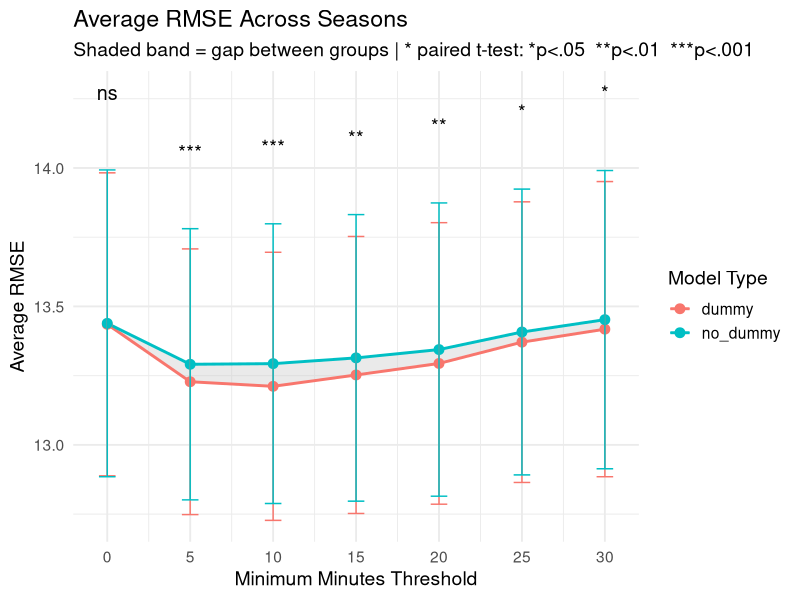
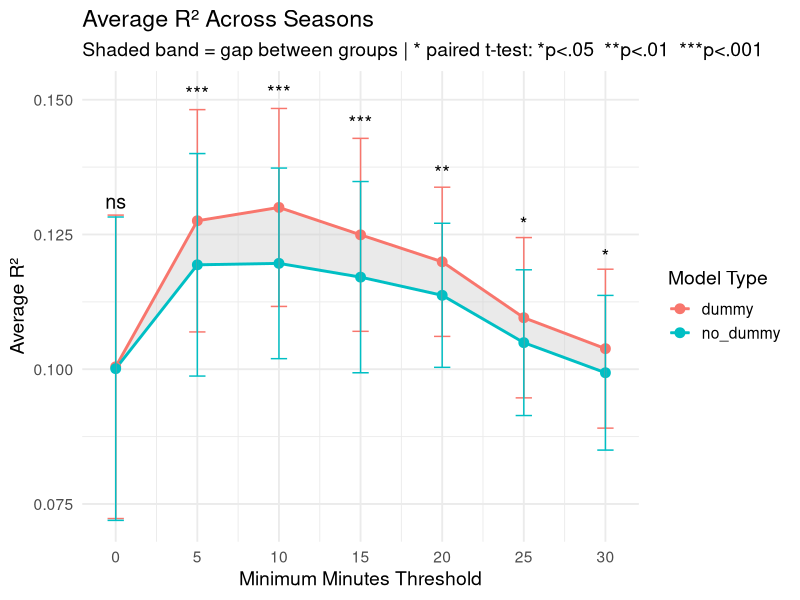
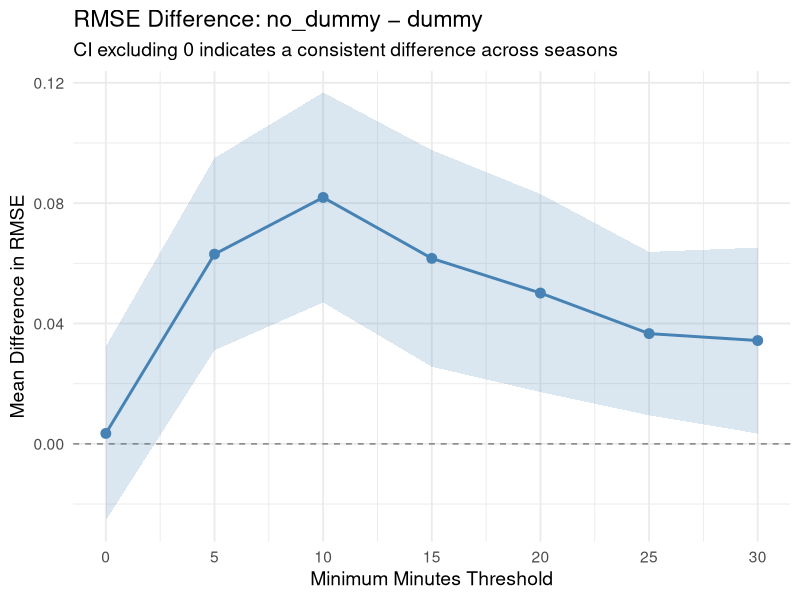
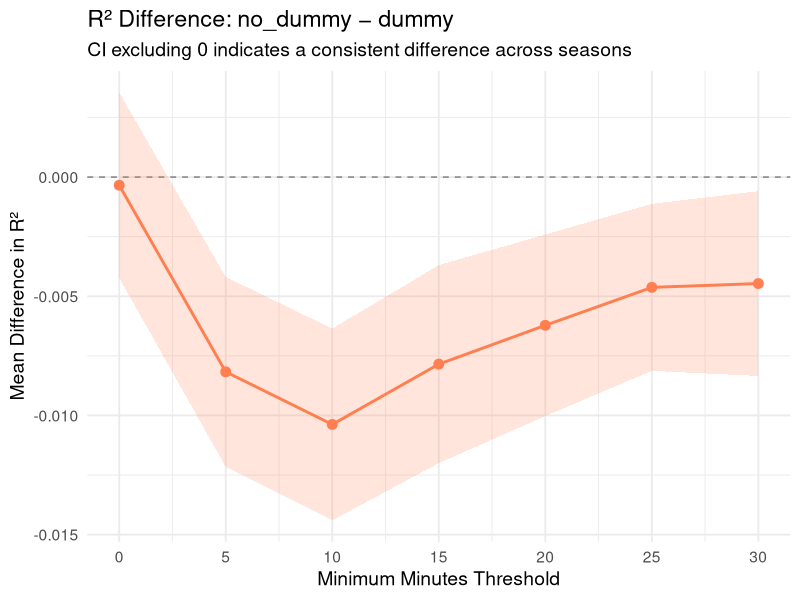
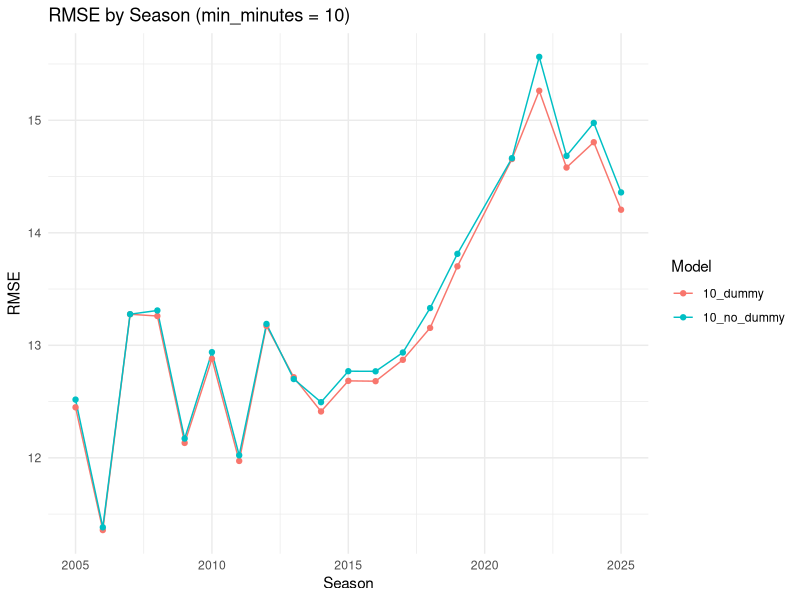
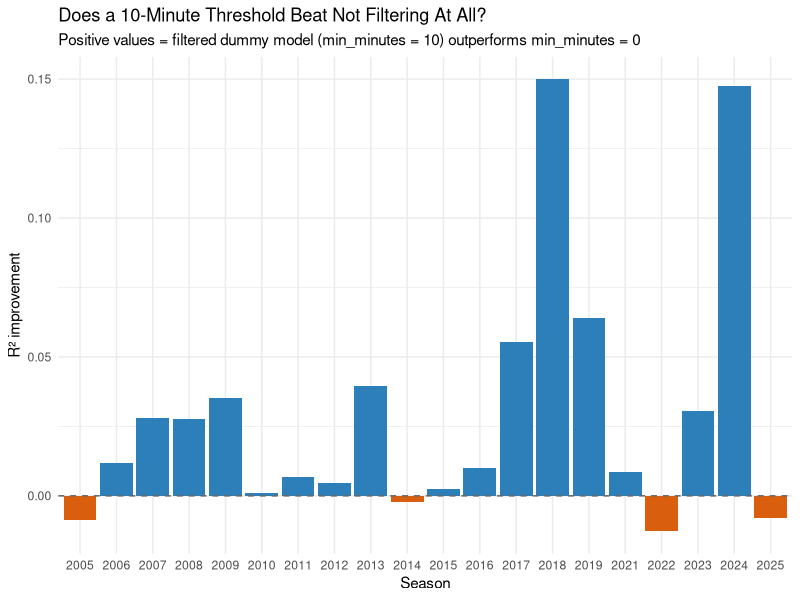
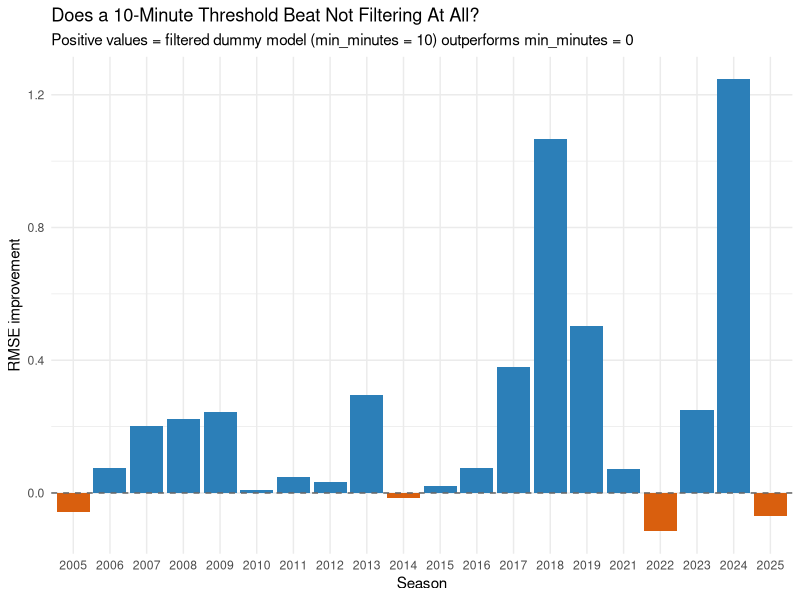
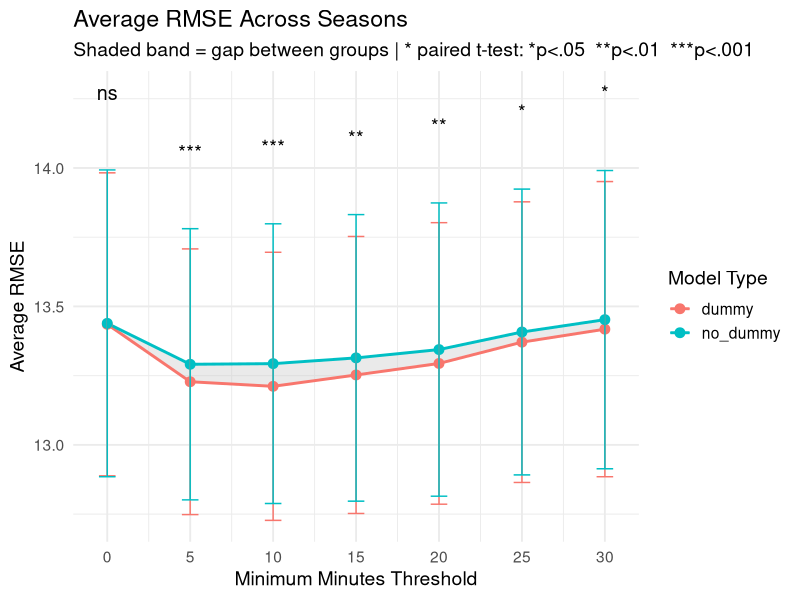

Here is the R script that generated these plots, in order:
library(tidyverse)

setwd("/Users/kennywatts/Documents/GitHub/Dummy-rapm")

# -----------------------------
# Load data
# -----------------------------
results <- read_csv("May_27_Model_Results.csv")

# -----------------------------
# Summary Table
# -----------------------------
summary_table <- results %>%
  group_by(model_type, min_minutes) %>%
  summarise(
    mean_RMSE = sprintf("%.2f", mean(RMSE, na.rm = TRUE)),
    sd_RMSE   = round(sd(RMSE, na.rm = TRUE), 2),
    mean_R2   = round(mean(R2, na.rm = TRUE), 3),
    sd_R2     = round(sd(R2, na.rm = TRUE), 3),
    n = n(),
    .groups = "drop"
  )

# -----------------------------
# Summarize across seasons
# -----------------------------
summary_results <- results %>%
  group_by(model_type, min_minutes) %>%
  summarise(
    mean_RMSE = mean(RMSE, na.rm = TRUE),
    sd_RMSE   = sd(RMSE, na.rm = TRUE),
    se_RMSE   = sd_RMSE / sqrt(n()),
    ci_RMSE   = qt(0.975, df = n() - 1) * se_RMSE,
    mean_R2   = mean(R2, na.rm = TRUE),
    sd_R2     = sd(R2, na.rm = TRUE),
    se_R2     = sd_R2 / sqrt(n()),
    ci_R2     = qt(0.975, df = n() - 1) * se_R2,
    n = n(),
    .groups = "drop"
  )

# -----------------------------
# Compute paired differences
# -----------------------------
diff_results <- results %>%
  select(season, model_type, min_minutes, RMSE, R2) %>%
  pivot_wider(names_from = model_type, values_from = c(RMSE, R2)) %>%
  mutate(
    diff_RMSE = RMSE_no_dummy - RMSE_dummy,
    diff_R2   = R2_no_dummy   - R2_dummy
  )

diff_summary <- diff_results %>%
  group_by(min_minutes) %>%
  summarise(
    mean_diff_RMSE = mean(diff_RMSE, na.rm = TRUE),
    se_diff_RMSE   = sd(diff_RMSE, na.rm = TRUE) / sqrt(n()),
    ci_diff_RMSE   = qt(0.975, df = n() - 1) * se_diff_RMSE,
    mean_diff_R2   = mean(diff_R2, na.rm = TRUE),
    se_diff_R2     = sd(diff_R2, na.rm = TRUE) / sqrt(n()),
    ci_diff_R2     = qt(0.975, df = n() - 1) * se_diff_R2,
    .groups = "drop"
  )

# -----------------------------
# Paired t-tests + significance labels
# -----------------------------
sig_results <- diff_results %>%
  group_by(min_minutes) %>%
  summarise(
    p_RMSE = t.test(diff_RMSE)$p.value,
    p_R2   = t.test(diff_R2)$p.value,
    .groups = "drop"
  ) %>%
  mutate(
    label_RMSE = case_when(
      p_RMSE < 0.001 ~ "***",
      p_RMSE < 0.01  ~ "**",
      p_RMSE < 0.05  ~ "*",
      TRUE           ~ "ns"
    ),
    label_R2 = case_when(
      p_R2 < 0.001 ~ "***",
      p_R2 < 0.01  ~ "**",
      p_R2 < 0.05  ~ "*",
      TRUE         ~ "ns"
    )
  )

# -----------------------------
# Ribbon data (gap between groups)
# -----------------------------
ribbon_data <- summary_results %>%
  select(model_type, min_minutes, mean_RMSE, mean_R2) %>%
  pivot_wider(names_from = model_type, values_from = c(mean_RMSE, mean_R2))

# -----------------------------
# Significance label positions
# -----------------------------
upper_env_RMSE <- summary_results %>%
  group_by(min_minutes) %>%
  summarise(label_y = max(mean_RMSE + ci_RMSE) * 1.02, .groups = "drop") %>%
  left_join(sig_results %>% select(min_minutes, label_RMSE), by = "min_minutes")

upper_env_R2 <- summary_results %>%
  group_by(min_minutes) %>%
  summarise(label_y = max(mean_R2 + ci_R2) * 1.02, .groups = "drop") %>%
  left_join(sig_results %>% select(min_minutes, label_R2), by = "min_minutes")

# -----------------------------
# Plot 1: RMSE with ribbon + significance
# -----------------------------
rmse_plot <- ggplot(summary_results, aes(x = min_minutes, y = mean_RMSE, color = model_type)) +
  geom_ribbon(
    data = ribbon_data,
    aes(x = min_minutes, ymin = mean_RMSE_dummy, ymax = mean_RMSE_no_dummy),
    inherit.aes = FALSE,
    fill = "gray80", alpha = 0.4
  ) +
  geom_line(linewidth = 1) +
  geom_point(size = 3) +
  geom_errorbar(aes(ymin = mean_RMSE - ci_RMSE, ymax = mean_RMSE + ci_RMSE), width = 1) +
  geom_text(
    data = upper_env_RMSE,
    aes(x = min_minutes, y = label_y, label = label_RMSE),
    inherit.aes = FALSE, size = 5, color = "black"
  ) +
  scale_x_continuous(breaks = seq(0, 30, by = 5)) +
  labs(
    title = "Average RMSE Across Seasons",
    subtitle = "Shaded band = gap between groups | * paired t-test: *p<.05  **p<.01  ***p<.001",
    x = "Minimum Minutes Threshold",
    y = "Average RMSE",
    color = "Model Type"
  ) +
  theme_minimal(base_size = 14)

# -----------------------------
# Plot 2: R² with ribbon + significance
# -----------------------------
r2_plot <- ggplot(summary_results, aes(x = min_minutes, y = mean_R2, color = model_type)) +
  geom_ribbon(
    data = ribbon_data,
    aes(x = min_minutes, ymin = mean_R2_dummy, ymax = mean_R2_no_dummy),
    inherit.aes = FALSE,
    fill = "gray80", alpha = 0.4
  ) +
  geom_line(linewidth = 1) +
  geom_point(size = 3) +
  geom_errorbar(aes(ymin = mean_R2 - ci_R2, ymax = mean_R2 + ci_R2), width = 1) +
  geom_text(
    data = upper_env_R2,
    aes(x = min_minutes, y = label_y, label = label_R2),
    inherit.aes = FALSE, size = 5, color = "black"
  ) +
  scale_x_continuous(breaks = seq(0, 30, by = 5)) +
  labs(
    title = "Average R² Across Seasons",
    subtitle = "Shaded band = gap between groups | * paired t-test: *p<.05  **p<.01  ***p<.001",
    x = "Minimum Minutes Threshold",
    y = "Average R²",
    color = "Model Type"
  ) +
  theme_minimal(base_size = 14)

# -----------------------------
# Plot 3: RMSE difference
# -----------------------------
rmse_diff_plot <- ggplot(diff_summary, aes(x = min_minutes, y = mean_diff_RMSE)) +
  geom_hline(yintercept = 0, linetype = "dashed", color = "gray50") +
  geom_ribbon(aes(ymin = mean_diff_RMSE - ci_diff_RMSE,
                  ymax = mean_diff_RMSE + ci_diff_RMSE),
              alpha = 0.2, fill = "steelblue") +
  geom_line(color = "steelblue", linewidth = 1) +
  geom_point(color = "steelblue", size = 3) +
  scale_x_continuous(breaks = seq(0, 30, by = 5)) +
  labs(
    title = "RMSE Difference: no_dummy − dummy",
    subtitle = "CI excluding 0 indicates a consistent difference across seasons",
    x = "Minimum Minutes Threshold",
    y = "Mean Difference in RMSE"
  ) +
  theme_minimal(base_size = 14)

# -----------------------------
# Plot 4: R² difference
# -----------------------------
r2_diff_plot <- ggplot(diff_summary, aes(x = min_minutes, y = mean_diff_R2)) +
  geom_hline(yintercept = 0, linetype = "dashed", color = "gray50") +
  geom_ribbon(aes(ymin = mean_diff_R2 - ci_diff_R2,
                  ymax = mean_diff_R2 + ci_diff_R2),
              alpha = 0.2, fill = "coral") +
  geom_line(color = "coral", linewidth = 1) +
  geom_point(color = "coral", size = 3) +
  scale_x_continuous(breaks = seq(0, 30, by = 5)) +
  labs(
    title = "R² Difference: no_dummy − dummy",
    subtitle = "CI excluding 0 indicates a consistent difference across seasons",
    x = "Minimum Minutes Threshold",
    y = "Mean Difference in R²"
  ) +
  theme_minimal(base_size = 14)

# Plot 5: Season by season differences

difference_by_season <- results %>%
  filter(min_minutes == 10) %>%
  ggplot(aes(x = season, y = RMSE, color = model_name, group = model_name)) +
  geom_line() +
  geom_point() +
  labs(
    title = "RMSE by Season (min_minutes = 10)",
    x = "Season",
    y = "RMSE",
    color = "Model"
  ) +
  theme_minimal()

# Plot 6: Does filtering (at any threshold) beat not filtering at all?
baseline_compare <- diff_results %>%
  group_by(season) %>%
  mutate(
    RMSE_baseline    = RMSE_dummy[min_minutes == 0],
    R2_baseline      = R2_dummy[min_minutes == 0],
    RMSE_improvement = RMSE_baseline - RMSE_dummy,   # positive = better than no filtering
    R2_improvement   = R2_dummy - R2_baseline        # positive = better than no filtering
  ) %>%
  ungroup()

baseline_long <- baseline_compare %>%
  select(season, min_minutes, RMSE_improvement, R2_improvement) %>%
  pivot_longer(cols = c(RMSE_improvement, R2_improvement), names_to = "metric", values_to = "value")

baseline_10_r2 <- baseline_long %>%
  filter(min_minutes == 10, metric == "R2_improvement")

threshold_vs_no_filter <- ggplot(baseline_10_r2, aes(x = factor(season), y = value, fill = value > 0)) +
  geom_col() +
  geom_hline(yintercept = 0, linetype = "dashed", color = "grey40") +
  scale_fill_manual(values = c("TRUE" = "#2c7fb8", "FALSE" = "#d95f0e"), guide = "none") +
  labs(title = "Does a 10-Minute Threshold Beat Not Filtering At All?",
       subtitle = "Positive values = filtered dummy model (min_minutes = 10) outperforms min_minutes = 0",
       x = "Season", y = "R² improvement") +
  theme_minimal()

baseline_10_rmse <- baseline_long %>%
  filter(min_minutes == 10, metric == "RMSE_improvement")

threshold_vs_no_filter_rmse <- ggplot(baseline_10_rmse, aes(x = factor(season), y = value, fill = value > 0)) +
  geom_col() +
  geom_hline(yintercept = 0, linetype = "dashed", color = "grey40") +
  scale_fill_manual(values = c("TRUE" = "#2c7fb8", "FALSE" = "#d95f0e"), guide = "none") +
  labs(title = "Does a 10-Minute Threshold Beat Not Filtering At All?",
       subtitle = "Positive values = filtered dummy model (min_minutes = 10) outperforms min_minutes = 0",
       x = "Season", y = "RMSE improvement") +
  theme_minimal()


# Proportion of times 10_dummy rmse < 10_no_dummy rmse

prop_lower <- results %>%
  filter(min_minutes == 10) %>%
  select(season, model_name, RMSE) %>%
  pivot_wider(names_from = model_name, values_from = RMSE) %>%
  summarise(prop = mean(`10_dummy` < `10_no_dummy`)) %>%
  pull(prop)

prop_lower


# -----------------------------
# Display
# -----------------------------
rmse_plot
r2_plot
rmse_diff_plot
r2_diff_plot
difference_by_season
threshold_vs_no_filter
threshold_vs_no_filter_rmse

# -----------------------------
# Save plots to current directory
# -----------------------------

ggsave(
  filename = "rmse_plot.png",
  plot = rmse_plot,
  width = 8,
  height = 6,
  dpi = 300
)

ggsave(
  filename = "r2_plot.png",
  plot = r2_plot,
  width = 8,
  height = 6,
  dpi = 300
)

ggsave(
  filename = "rmse_diff_plot.png",
  plot = rmse_diff_plot,
  width = 8,
  height = 6,
  dpi = 300
)

ggsave(
  filename = "r2_diff_plot.png",
  plot = r2_diff_plot,
  width = 8,
  height = 6,
  dpi = 300
)

ggsave(
  filename = "difference_by_season_plot.png",
  plot = difference_by_season,
  width = 8,
  height = 6,
  dpi = 300
)

ggsave(
  filename = "threshold_vs_no_filter_plot.png",
  plot = threshold_vs_no_filter,
  width = 8,
  height = 6,
  dpi = 300
)

ggsave(
  filename = "threshold_vs_no_filter_rmse.png",
  plot = threshold_vs_no_filter_rmse,
  width = 8,
  height = 6,
  dpi = 300
)
